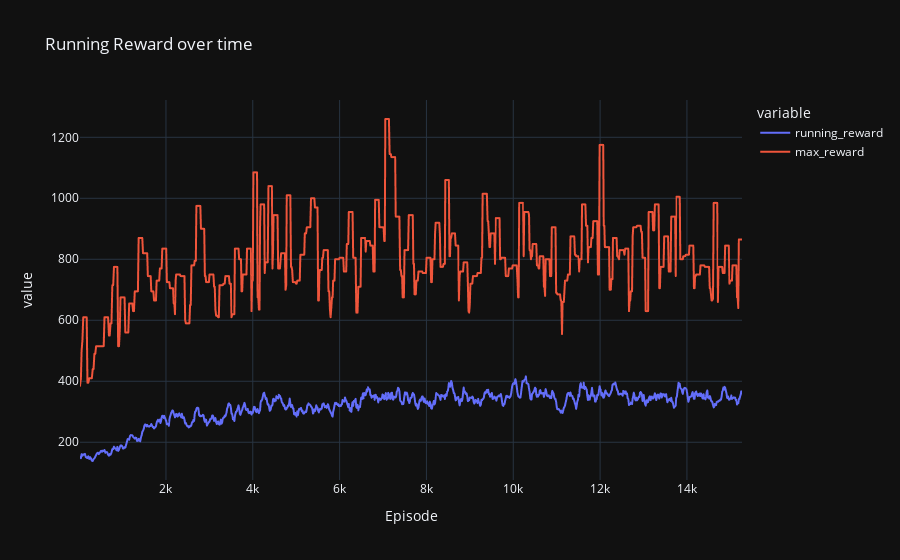

The notebook cell this image was saved under:
### Markdown cell above
## Keras - The Baseline Dinosour

### Code cell
plot_model_stats([
    "./logs/keras/modelstats_08-12.csv",
    "./logs/keras/modelstats_09-12.csv",
    "./logs/keras/modelstats_10-12.csv",
    "./logs/keras/modelstats_11-12.csv",
    "./logs/keras/modelstats_12-12.csv"
    ])

### Figure 1 — Plotly figure (JSON) as saved in the notebook; plotly's stock layout.template omitted (floating-point values rounded to 4 significant figures; data arrays with more than 128 entries replaced by an {"elided": "..."} marker saying what was removed)
{"data": [{"hovertemplate": "<b>%{hovertext}</b><br><br>variable=running_reward<br>Episode=%{x}<br>value=%{y}<extra></extra>", "hovertext": {"elided": "1048 int values"}, "legendgroup": "running_reward", "line": {"color": "#636efa", "dash": "solid"}, "marker": {"symbol": "circle"}, "mode": "lines", "name": "running_reward", "showlegend": true, "type": "scattergl", "x": {"elided": "1048 int values"}, "xaxis": "x", "y": {"elided": "1048 float values"}, "yaxis": "y"}, {"hovertemplate": "<b>%{hovertext}</b><br><br>variable=max_reward<br>Episode=%{x}<br>value=%{y}<extra></extra>", "hovertext": {"elided": "1048 int values"}, "legendgroup": "max_reward", "line": {"color": "#EF553B", "dash": "solid"}, "marker": {"symbol": "circle"}, "mode": "lines", "name": "max_reward", "showlegend": true, "type": "scattergl", "x": {"elided": "1048 int values"}, "xaxis": "x", "y": {"elided": "1048 int values"}, "yaxis": "y"}], "layout": {"legend": {"title": {"text": "variable"}, "tracegroupgap": 0}, "title": {"text": "Running Reward over time"}, "xaxis": {"anchor": "y", "domain": [0, 1], "title": {"text": "Episode"}}, "yaxis": {"anchor": "x", "domain": [0, 1], "title": {"text": "value"}}}}
